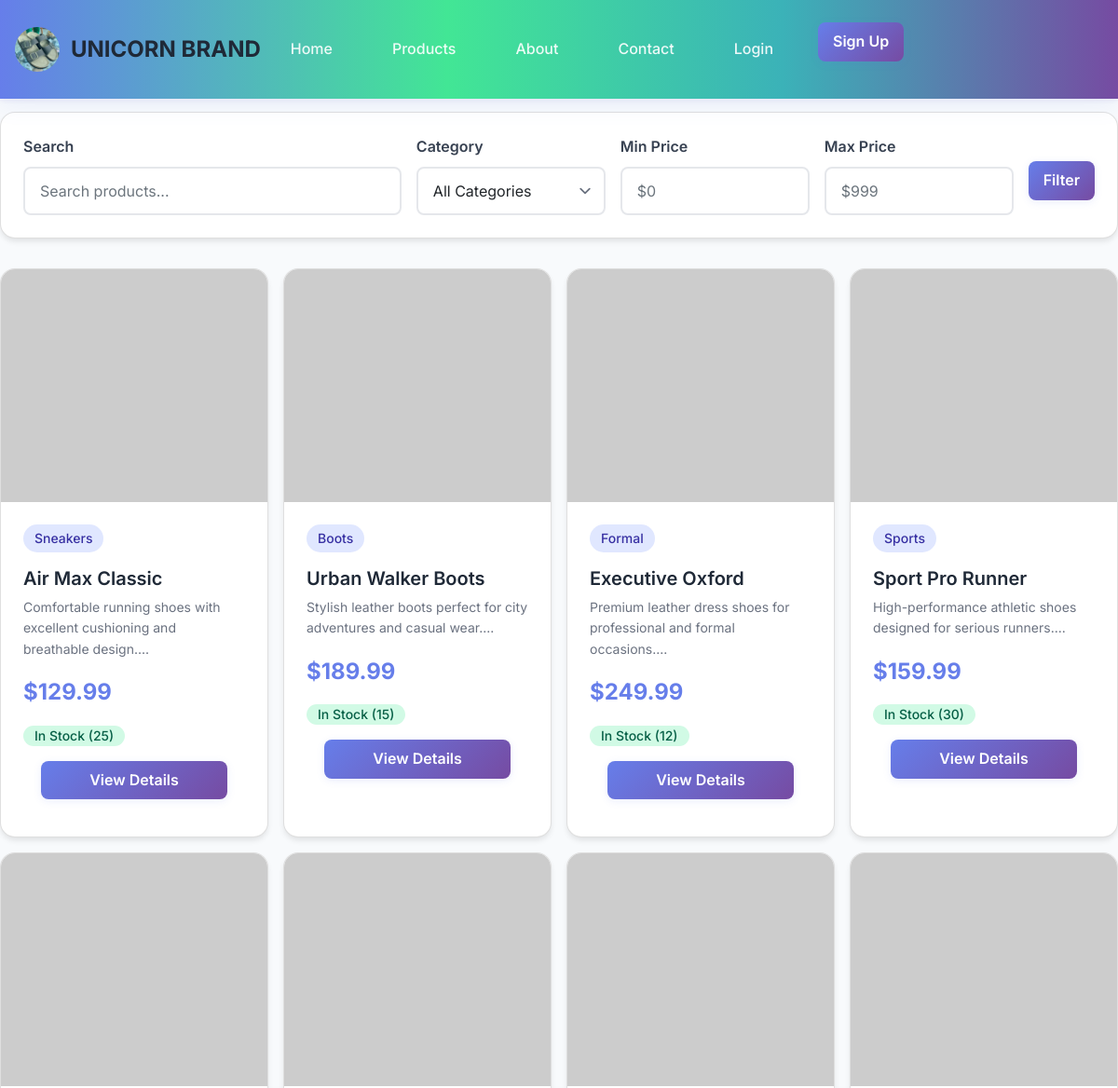
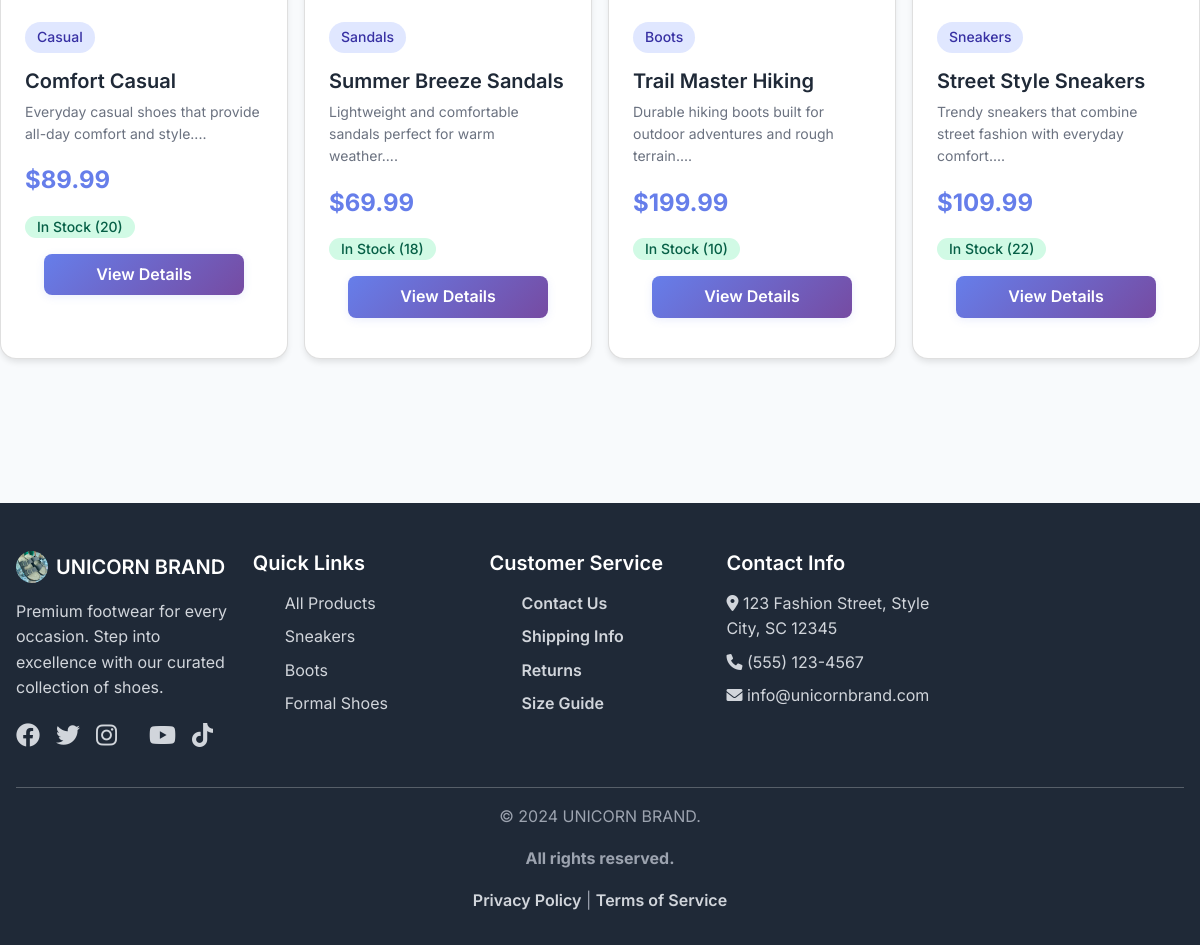
Page /products on the committed database (2 pictures, top to bottom).
### models/product.py (models this page shows, shortened)
class Product(db.Model):
    id = db.Column(db.Integer, primary_key=True)
    name = db.Column(db.String(100), nullable=False)
    description = db.Column(db.Text)
    price = db.Column(db.Float, nullable=False)
    category = db.Column(db.String(50), nullable=False)
    brand = db.Column(db.String(50), default='UNICORN BRAND')
    image_url = db.Column(db.String(200))
    stock_quantity = db.Column(db.Integer, default=0)
    sizes = db.Column(db.String(100))  # JSON string: "6,7,8,9,10,11,12"
    colors = db.Column(db.String(100))  # JSON string: "Black,White,Red"
    is_active = db.Column(db.Boolean, default=True)
    created_at = db.Column(db.DateTime, default=datetime.utcnow)
    updated_at = db.Column(db.DateTime, default=datetime.utcnow, onupdate=datetime.utcnow)
    order_items = db.relationship('OrderItem', backref='product', lazy=True)
    def is_in_stock(self):
        return self.stock_quantity > 0
    def formatted_price(self):
        return f"${self.price:.2f}"

### routes/main.py (the view)
@main_bp.route('/products')
def products():
    form = SearchForm()
    page = request.args.get('page', 1, type=int)
    per_page = 12
    query = Product.query.filter_by(is_active=True)
    search_query = request.args.get('query', '')
    category = request.args.get('category', '')
    min_price = request.args.get('min_price', type=float)
    max_price = request.args.get('max_price', type=float)
    if search_query:
        query = query.filter(or_(
            Product.name.contains(search_query),
            Product.description.contains(search_query),
            Product.brand.contains(search_query)
        ))
    if category:
        query = query.filter_by(category=category)
    if min_price:
        query = query.filter(Product.price >= min_price)
    if max_price:
        query = query.filter(Product.price <= max_price)
    products = query.paginate(
        page=page, per_page=per_page, error_out=False
    )
    return render_template('products.html',
                         products=products,
                         form=form,
                         search_query=search_query,
                         category=category)

### templates/products.html (shortened to what this page needs)
{% extends "base.html" %}
{% block content %}
<div class="container" style="padding: 2rem 0;">
    <div style="display: flex; justify-content: space-between; align-items: center; margin-bottom: 2rem;">
        <h1 style="font-size: 2.5rem; font-weight: 700; color: #1f2937;">Our Products</h1>
        <p style="color: #6b7280;">{{ products.total }} products found</p>
    </div>
    <div class="card" style="margin-bottom: 2rem; padding: 1.5rem;">
        <form method="GET" id="filter-form">
            <div style="display: grid; grid-template-columns: 2fr 1fr 1fr 1fr auto; gap: 1rem; align-items: end;">
                <div class="form-group" style="margin-bottom: 0;">
                    <label class="form-label">Search</label>
                    <input type="text" name="query" value="{{ search_query }}" placeholder="Search products..." class="form-control">
                </div>
                <div class="form-group" style="margin-bottom: 0;">
                    <label class="form-label">Category</label>
                    <select name="category" class="form-control form-select">
                        <option value="">All Categories</option>
                    </select>
                </div>
                <div class="form-group" style="margin-bottom: 0;">
                    <label class="form-label">Min Price</label>
                    <input type="number" name="min_price" value="{{ request.args.get('min_price', '') }}" placeholder="$0" class="form-control">
                </div>
                <div class="form-group" style="margin-bottom: 0;">
                    <label class="form-label">Max Price</label>
                    <input type="number" name="max_price" value="{{ request.args.get('max_price', '') }}" placeholder="$999" class="form-control">
                </div>
                <button type="submit" class="btn-primary">Filter</button>
            </div>
        </form>
    </div>
    {% if products.items %}
        <div class="grid grid-cols-3" style="margin-bottom: 3rem;">
            {% for product in products.items %}
                <div class="card product-card">
                    <img src="{{ product.image_url or '/static/images/placeholder-shoe.jpg' }}" alt="{{ product.name }}">
                    <div class="product-info">
                        <span class="product-category">{{ product.category.title() }}</span>
                        <h3 class="product-title">{{ product.name }}</h3>
                        <p style="color: #6b7280; font-size: 0.875rem; margin-bottom: 1rem;">{{ product.description[:100] }}...</p>
                        <p class="product-price">{{ product.formatted_price() }}</p>
                        <div style="display: flex; gap: 0.5rem; align-items: center; margin-bottom: 1rem;">
                            {% if product.is_in_stock() %}
                                <span class="badge badge-green">In Stock ({{ product.stock_quantity }})</span>
                            {% else %}
                                <span class="badge badge-red">Out of Stock</span>
                            {% endif %}
                        </div>
                        <a href="{{ url_for('main.product_detail', id=product.id) }}" class="btn-primary" style="width: 100%; text-align: center; text-decoration: none;">
                            View Details
                        </a>
                    </div>
                </div>
            {% endfor %}
        </div>
    {% endif %}
</div>
{% endblock %}

### templates/base.html (shortened to what this page needs)
<!DOCTYPE html>
<html lang="en">
<head>
    <link href="https://cdn.jsdelivr.net/npm/bootstrap@5.0.2/dist/css/bootstrap.min.css" rel="stylesheet">
    <link href="https://cdnjs.cloudflare.com/ajax/libs/font-awesome/6.0.0/css/all.min.css" rel="stylesheet">
    <link href="https://cdn.jsdelivr.net/npm/tiny-slider@2.9.3/dist/tiny-slider.css" rel="stylesheet">
    <link href="{{ url_for('static', filename='css/style.css') }}" rel="stylesheet">
</head>
<body class="{% if request.path.startswith('/admin') %}admin-page{% endif %}">
    <nav class="navbar">
        <div class="container">
            <div style="display: flex; justify-content: space-between; align-items: center; padding: 1rem 0;">
                <a href="{{ url_for('main.index') }}" class="navbar-brand" style="display: flex; align-items: center; gap: 0.75rem;">
                    <img src="{{ url_for('static', filename='assets/images/unicorn.png') }}" alt="Unicorn Brand Logo" class="unicorn-logo" style="height: 48px; width: 48px; border-radius: 50%; background: white; object-fit: cover;">
                    <span style="font-weight: bold; font-size: 1.5rem; color: #1f2937;">UNICORN BRAND</span>
                </a>
                <div style="display: flex; align-items: center; gap: 2rem;">
                    <a href="{{ url_for('main.index') }}" class="nav-link">Home</a>
                    <a href="{{ url_for('main.products') }}" class="nav-link">Products</a>
                    <a href="{{ url_for('main.about') }}" class="nav-link">About</a>
                    <a href="{{ url_for('main.contact') }}" class="nav-link">Contact</a>
                    {% if current_user.is_authenticated %}
                        <div style="position: relative;">
                            <a href="{{ url_for('cart.view_cart') }}" class="nav-link">
                                <i class="fas fa-shopping-cart"></i>
                                <span id="cart-count" class="badge" style="position: absolute; top: -8px; right: -8px; background: #ef4444; color: white; border-radius: 50%; width: 20px; height: 20px; font-size: 0.75rem; display: flex; align-items: center; justify-content: center;">
                                    {{ session.get('cart', [])|length }}
                                </span>
                            </a>
                        </div>
                        <div style="position: relative; display: inline-block;">
                            <button onclick="toggleDropdown()" class="nav-link" style="background: none; border: none; cursor: pointer;">
                                <i class="fas fa-user"></i> {{ current_user.get_full_name() }}
                                <i class="fas fa-chevron-down" style="font-size: 0.8rem; margin-left: 0.5rem;"></i>
                            </button>
                            <div id="user-dropdown" class="dropdown-menu" style="display: none; position: absolute; top: 100%; right: 0; background: white; border-radius: 0.5rem; box-shadow: 0 10px 25px rgba(0,0,0,0.1); min-width: 200px; z-index: 1000;">
                                <a href="{{ url_for('auth.profile') }}" class="dropdown-item">
                                    <i class="fas fa-user"></i> Profile
                                </a>
                                <a href="{{ url_for('auth.orders') }}" class="dropdown-item">
                                    <i class="fas fa-box"></i> My Orders
                                </a>
                                {% if current_user.is_admin %}
                                    <hr style="margin: 0.5rem 0; border: none; border-top: 1px solid #e5e7eb;">
                                    <a href="{{ url_for('admin.dashboard') }}" class="dropdown-item">
                                        <i class="fas fa-tachometer-alt"></i> Admin Dashboard
                                    </a>
                                {% endif %}
                                <hr style="margin: 0.5rem 0; border: none; border-top: 1px solid #e5e7eb;">
                                <a href="{{ url_for('auth.logout') }}" class="dropdown-item">
                                    <i class="fas fa-sign-out-alt"></i> Logout
                                </a>
                            </div>
                        </div>
                    {% else %}
                        <a href="{{ url_for('auth.login') }}" class="nav-link">Login</a>
                        <a href="{{ url_for('auth.register') }}" class="btn-primary" style="text-decoration: none;">Sign Up</a>
                    {% endif %}
                </div>
            </div>
        </div>
    </nav>
    <main>
        {% block content %}{% endblock %}
    </main>
    <footer class="footer">
        <div class="container">
            <div class="grid grid-cols-4" style="margin-bottom: 2rem;">
                <div>
                    <h5 style="display: flex; align-items: center; gap: 0.5rem;"><img src="{{ url_for('static', filename='assets/images/unicorn.png') }}" alt="Unicorn Brand Logo" class="unicorn-logo" style="height: 32px; width: 32px; border-radius: 50%; background: white; object-fit: cover;"> UNICORN BRAND</h5>
                    <p style="color: #d1d5db; margin-bottom: 1rem;">Premium footwear for every occasion. Step into excellence with our curated collection of shoes.</p>
                    <div style="display: flex; gap: 1rem;">
                        <a href="https://www.facebook.com/brand.unicorn/" style="font-size: 1.5rem;" target="_blank" rel="noopener"><i class="fab fa-facebook"></i></a>
                        <a href="https://twitter.com/unicornbrandvn" style="font-size: 1.5rem;" target="_blank" rel="noopener"><i class="fab fa-twitter"></i></a>
                        <a href="https://instagram.com/unicornbrand.vn" style="font-size: 1.5rem;" target="_blank" rel="noopener"><i class="fab fa-instagram"></i></a>
                        <a href="https://www.youtube.com/@unicornbrandvn" style="font-size: 1.5rem;" target="_blank" rel="noopener"><i class="fab fa-youtube"></i></a>
                        <a href="https://www.tiktok.com/@unicornbrandvn" style="font-size: 1.5rem;" target="_blank" rel="noopener"><i class="fab fa-tiktok"></i></a>
                    </div>
                </div>
                <div>
                    <h5>Quick Links</h5>
                    <ul style="list-style: none;">
                        <li style="margin-bottom: 0.5rem;"><a href="{{ url_for('main.products') }}">All Products</a></li>
                        <li style="margin-bottom: 0.5rem;"><a href="{{ url_for('main.products', category='sneakers') }}">Sneakers</a></li>
                        <li style="margin-bottom: 0.5rem;"><a href="{{ url_for('main.products', category='boots') }}">Boots</a></li>
                        <li style="margin-bottom: 0.5rem;"><a href="{{ url_for('main.products', category='formal') }}">Formal Shoes</a></li>
                    </ul>
                </div>
                <div>
                    <h5>Customer Service</h5>
                    <ul style="list-style: none;">
                        <li style="margin-bottom: 0.5rem;"><a href="{{ url_for('main.contact') }}" class="footer-link">Contact Us</a></li>
                        <li style="margin-bottom: 0.5rem;"><a href="{{ url_for('shipping_info') }}" class="footer-link">Shipping Info</a></li>
                        <li style="margin-bottom: 0.5rem;"><a href="{{ url_for('returns') }}" class="footer-link">Returns</a></li>
                        <li style="margin-bottom: 0.5rem;"><a href="{{ url_for('size_guide') }}" class="footer-link">Size Guide</a></li>
                    </ul>
                </div>
                <div>
                    <h5>Contact Info</h5>
                    <div style="color: #d1d5db;">
                        <p style="margin-bottom: 0.5rem;"><i class="fas fa-map-marker-alt"></i> 123 Fashion Street, Style City, SC 12345</p>
                        <p style="margin-bottom: 0.5rem;"><i class="fas fa-phone"></i> (555) 123-4567</p>
                        <p style="margin-bottom: 0.5rem;"><i class="fas fa-envelope"></i> info@unicornbrand.com</p>
                    </div>
                </div>
            </div>
            <hr style="border-color: #374151; margin: 2rem 0 1rem;">
            <div style="text-align: center; color: #9ca3af;">
                <p>&copy; 2024 UNICORN BRAND.</p>
                <p><strong>All rights reserved.</strong></p>
                <p>
                  <a href="{{ url_for('privacy_policy') }}" class="footer-link">Privacy Policy</a> |
                  <a href="{{ url_for('terms_of_service') }}" class="footer-link">Terms of Service</a>
                </p>
            </div>
        </div>
    </footer>
</body>
</html>

### rows in the picture
Product: category "Sneakers", name "Air Max Classic", description "Comfortable running shoes with excellent cushioning and breathable design.", formatted_price "$129.99", stock_quantity "25"
Product: category "Boots", name "Urban Walker Boots", description "Stylish leather boots perfect for city adventures and casual wear.", formatted_price "$189.99", stock_quantity "15"
Product: category "Formal", name "Executive Oxford", description "Premium leather dress shoes for professional and formal occasions.", formatted_price "$249.99", stock_quantity "12"
Product: category "Sports", name "Sport Pro Runner", description "High-performance athletic shoes designed for serious runners.", formatted_price "$159.99", stock_quantity "30"
Product: category "Casual", name "Comfort Casual", description "Everyday casual shoes that provide all-day comfort and style.", formatted_price "$89.99", stock_quantity "20"
Product: category "Sandals", name "Summer Breeze Sandals", description "Lightweight and comfortable sandals perfect for warm weather.", formatted_price "$69.99", stock_quantity "18"
Product: category "Boots", name "Trail Master Hiking", description "Durable hiking boots built for outdoor adventures and rough terrain.", formatted_price "$199.99", stock_quantity "10"
Product: category "Sneakers", name "Street Style Sneakers", description "Trendy sneakers that combine street fashion with everyday comfort.", formatted_price "$109.99", stock_quantity "22"
